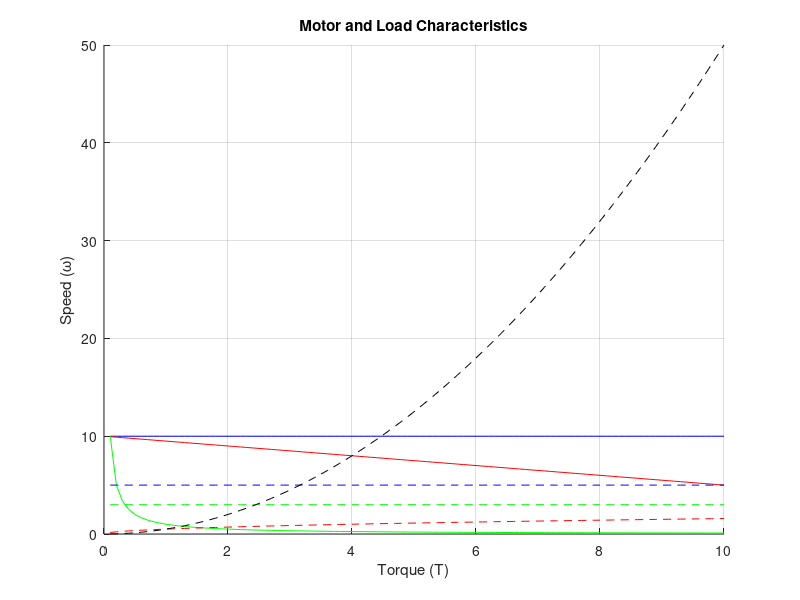

Write the MATLAB code that produced this figure.
% Define the range of torques
T = 0.1:0.1:10; % Positive torque; the reciprocal curve is undefined at zero

% Motor parameters (adjust these as needed)
w0 = 10; % Example constant speed for synchronous motor
k = 0.5; % Example constant for motor/load characteristics

% Define Load Functions
load_gravity = @(T) 5 + zeros(size(T)); % Example constant load
load_viscous = @(T) k * sqrt(T); % Illustrative square-root reference, not a viscous-law derivation
load_dry = @(T) 3 + zeros(size(T)); % Example constant load for dry friction
load_turbulence = @(T) k * T.^2; % Example load for turbulence

% Define Motor Characteristics
motor_sync = @(T) w0 + zeros(size(T)); % Synchronous motor
motor_shunt = @(T) w0 - k * T; % Shunt motor
motor_series = @(T) 1./T; % Illustrative reciprocal series-like curve

% Plotting
figure;
hold on;

% Plot for each motor type
plot(T, motor_sync(T), 'b', 'DisplayName', 'Synchronous Motor');
plot(T, motor_shunt(T), 'r', 'DisplayName', 'Shunt Motor');
plot(T, motor_series(T), 'g', 'DisplayName', 'Series Motor');

% Plot for each load type
plot(T, load_gravity(T), 'b--', 'DisplayName', 'Gravity Load');
plot(T, load_viscous(T), 'r--', 'DisplayName', 'Viscous Friction Load');
plot(T, load_dry(T), 'g--', 'DisplayName', 'Dry Friction Load');
plot(T, load_turbulence(T), 'k--', 'DisplayName', 'Turbulence Load');

% Add labels and legend
xlabel('Torque (T)');
ylabel('Speed (ω)');
title('Motor and Load Characteristics');
%legend('show');
grid on;


% Finding the operating point would involve finding the intersection

% of these curves, which can be done analytically or numerically.
